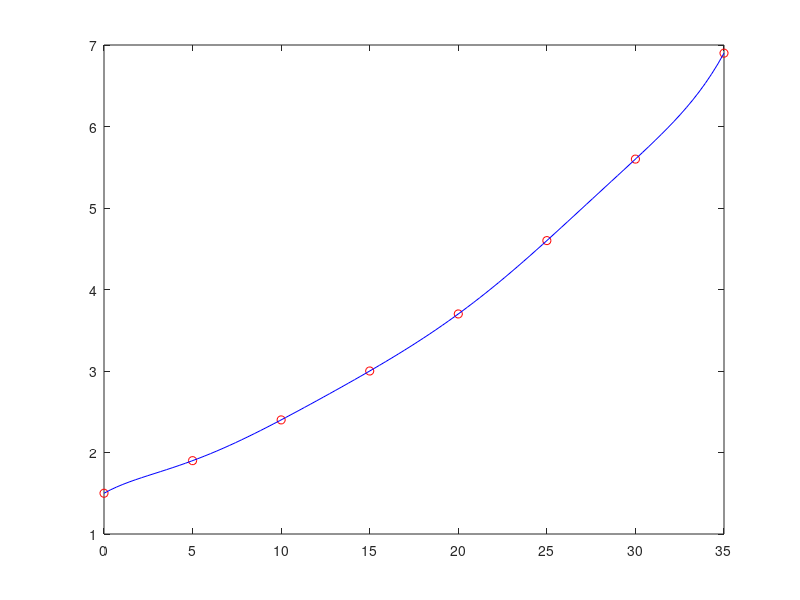

Write MATLAB code to recreate this figure.
% Esercizio 10

% Dati
T = 0:5:35;
p = [1.5 1.9 2.4 3 3.7 4.6 5.6 6.9];

% Richieste
n = length(T) - 1
pi = polyfit(T,p,n)

plot(T,p,"ro")
hold on

x = linspace(min(T), max(T));
y = polyval(pi,x);
plot(x,y,"b")

polyval(pi, [8 16 24])
